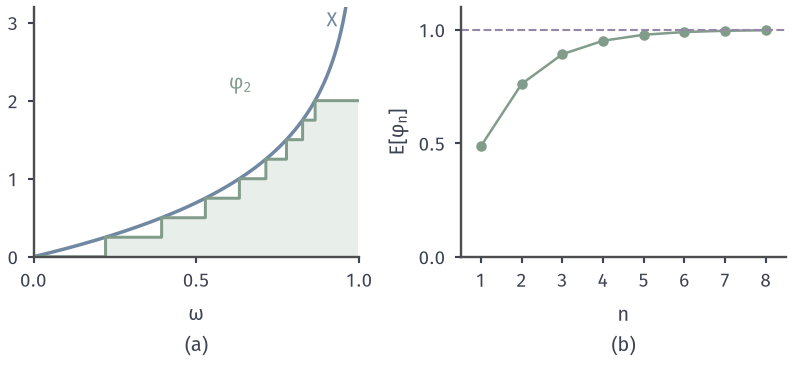

Generate this figure with Python:
from pathlib import Path
import sys
ROOT = next(p for p in Path(__file__).resolve().parents if (p/"build.sh").is_file() and (p/"tex/book.tex").is_file())
sys.path.insert(0, str(ROOT/"figures/07-probability/02-measure-theoretic-probability/matplotlib/pspace-common"))
from pspace_common import *
# Target: expectation as a limit of simple approximations.
# Omega=[0,1) with length, X(omega) = -ln(1-omega) ~ Exp(1).
# phi_n = min(n, floor(2^n X)/2^n);  E[phi_n] = sum_k (k/2^n) P(k/2^n <= X < (k+1)/2^n) + n e^{-n}, increasing to E[X] = 1.
e = np.exp
def Ephi(n):
    k = np.arange(n*2**n)
    return float(np.sum(k/2**n*(e(-k/2**n)-e(-(k+1)/2**n))) + n*e(-n))
fig, (a, b) = figure(width_mm=112, height_mm=52, ncols=2)
for ax in (a, b): style(ax)
w = np.linspace(0, 0.995, 3000)
X = -np.log(1-w)
phi2 = np.minimum(2, np.floor(4*X)/4)
a.plot(w, X, color=BLUE, lw=1.4)
a.plot(w, phi2, color=GREEN, lw=1.2, drawstyle='steps-post')
a.fill_between(w, 0, phi2, step='post', color=GREEN_FILL, lw=0)
a.set_xlim(0, 1); a.set_ylim(0, 3.2); a.set_xticks([0, 0.5, 1]); a.set_yticks([0, 1, 2, 3])
a.text(0.9, 2.95, '$X$', color=BLUE); a.text(0.6, 2.15, r'$\varphi_2$', color=GREEN)
sub(a, 'a', r'$\omega$')
ns = np.arange(1, 9); vals = [Ephi(n) for n in ns]
b.plot(ns, vals, 'o-', ms=3.2, color=GREEN, lw=1.0)
b.axhline(1, color=PURPLE, lw=.85, ls='--')
b.set_xlim(0.5, 8.5); b.set_ylim(0, 1.1); b.set_xticks(ns); b.set_yticks([0, 0.5, 1])
b.set_ylabel(r'$\mathrm{E}[\varphi_n]$'.replace(r'\mathrm{E}', 'E')); sub(b, 'b', '$n$')
assert abs(vals[0]-0.4872) < 1e-4 and abs(vals[1]-0.7611) < 1e-4
save(fig, HERE(__file__), 'figure', {'E[phi_n], n=1..8': [round(v, 4) for v in vals]})
